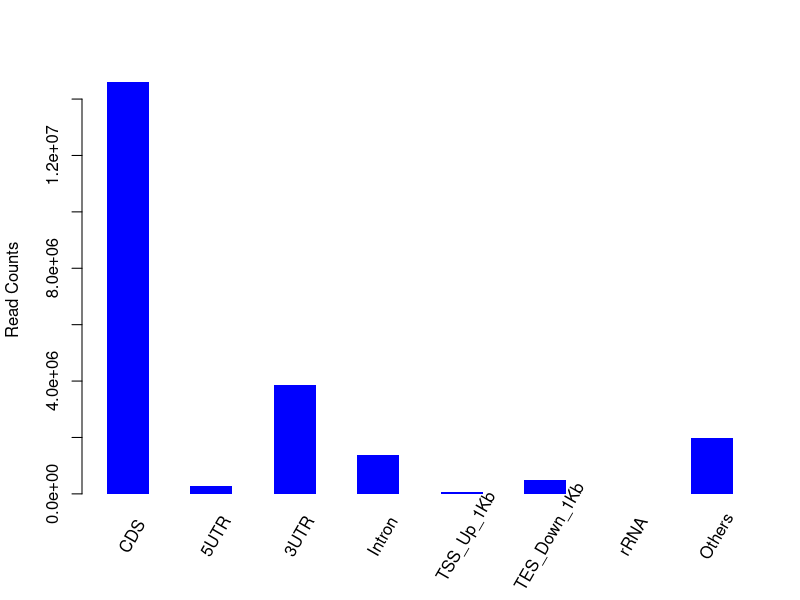

R code for this plot:
png("/rds/user/is460/hpc-work/muscle-rnaseq/ezbamqc/output/figs/srpk3_wt_ttnb_het_7.read_distr.png",width=500,height=500,units="px")
M=c(14605855,290718,3872718,1372197,68252,507325,1389,1988573)
Mname=c("CDS","5UTR","3UTR","Intron","TSS_Up_1Kb","TES_Down_1Kb","rRNA","Others")
val = barplot(M,xlab="",space=1,ylab="Read Counts",col="blue",border="NA")
text(x=seq(val[1],val[8],by=2),y=rep(0,8),srt=60,adj=0,offset=2,pos=1,xpd=T,labels=Mname)
dev.state = dev.off()
